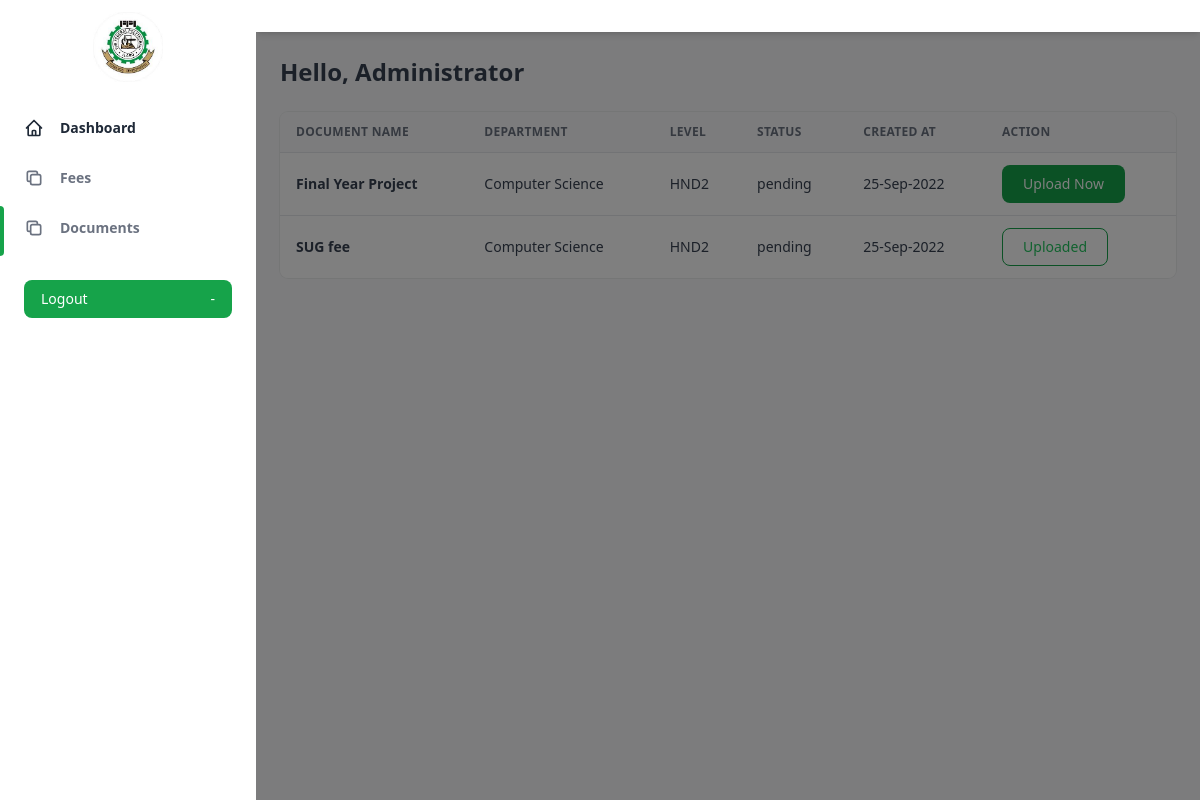
The page /student-dashboard/documents.php (signed in) on the database its author committed.
### tables this page shows
CREATE TABLE `document` (
  `id` int(11) NOT NULL,
  `name` varchar(255) NOT NULL,
  `faculty` varchar(255) NOT NULL,
  `department` varchar(255) NOT NULL,
  `level` varchar(255) NOT NULL,
  `dt` timestamp NOT NULL DEFAULT current_timestamp() ON UPDATE current_timestamp()
);

### student-dashboard/documents.php (the view, shortened to what this page needs)
<?php
  require_once "../includes/connection.php";
  $matric_no = $_SESSION['matric_no'];
  $department = "";
  $level = "";
  $select = $conn->query("SELECT * FROM student WHERE matric_no = '$matric_no'");
  while($row = $select->fetch_assoc()) {
    $department = $row['department'];
    $level = $row['level'];
  }
?>
<!DOCTYPE html>
<html :class="{ 'theme-dark': dark }" x-data="data()" lang="en">
  <head>
    <script src="https://cdn.tailwindcss.com"></script>
    <link rel="stylesheet" href="../assets/css/tailwind.output.css" />
    <link
      rel="stylesheet"
      href="https://cdnjs.cloudflare.com/ajax/libs/Chart.js/2.9.3/Chart.min.css"
    />
  </head>
  <body>
    <div
      class="flex h-screen bg-gray-50 dark:bg-gray-900"
      :class="{ 'overflow-hidden': isSideMenuOpen }"
    >
      <aside
        class="z-20 hidden w-64 overflow-y-auto bg-white dark:bg-gray-800 md:block flex-shrink-0"
      >
        <div class="py-4 text-gray-500 dark:text-gray-400">
          <a
            class="ml-6 text-lg font-bold text-gray-800 dark:text-gray-200"
            href="#"
          >
          <img src="../assets/img/fpi.jpg" alt="" style="width: 70px; height: 70px;" class="-mt-8 mx-auto">
          </a>
          <ul class="mt-6">
            <li class="relative px-6 py-3">
              <a
                class="inline-flex items-center w-full text-sm font-semibold text-gray-800 transition-colors duration-150 hover:text-gray-800 dark:hover:text-gray-200 dark:text-gray-100"
                href="index.php"
              >
                <svg
                  class="w-5 h-5"
                  aria-hidden="true"
                  fill="none"
                  stroke-linecap="round"
                  stroke-linejoin="round"
                  stroke-width="2"
                  viewBox="0 0 24 24"
                  stroke="currentColor"
                >
                  <path
                    d="M3 12l2-2m0 0l7-7 7 7M5 10v10a1 1 0 001 1h3m10-11l2 2m-2-2v10a1 1 0 01-1 1h-3m-6 0a1 1 0 001-1v-4a1 1 0 011-1h2a1 1 0 011 1v4a1 1 0 001 1m-6 0h6"
                  ></path>
                </svg>
                <span class="ml-4">Dashboard</span>
              </a>
            </li>
          </ul>
          <ul>
          <li class="relative px-6 py-3">
            <a
              class="inline-flex items-center w-full text-sm font-semibold transition-colors duration-150 hover:text-gray-800 dark:hover:text-gray-200"
              href="fees.php"
            >
              <svg
                class="w-5 h-5"
                aria-hidden="true"
                fill="none"
                stroke-linecap="round"
                stroke-linejoin="round"
                stroke-width="2"
                viewBox="0 0 24 24"
                stroke="currentColor"
              >
                <path
                  d="M8 16H6a2 2 0 01-2-2V6a2 2 0 012-2h8a2 2 0 012 2v2m-6 12h8a2 2 0 002-2v-8a2 2 0 00-2-2h-8a2 2 0 00-2 2v8a2 2 0 002 2z"
                ></path>
              </svg>
              <span class="ml-4">Fees</span>
            </a>
          </li>
            <li class="relative px-6 py-3">
              <span
                class="absolute inset-y-0 left-0 w-1 bg-green-600 rounded-tr-lg rounded-br-lg"
                aria-hidden="true"
              ></span>
              <a
                class="inline-flex items-center w-full text-sm font-semibold transition-colors duration-150 hover:text-gray-800 dark:hover:text-gray-200"
                href="documents.php"
              >
                <svg
                  class="w-5 h-5"
                  aria-hidden="true"
                  fill="none"
                  stroke-linecap="round"
                  stroke-linejoin="round"
                  stroke-width="2"
                  viewBox="0 0 24 24"
                  stroke="currentColor"
                >
                  <path
                    d="M8 16H6a2 2 0 01-2-2V6a2 2 0 012-2h8a2 2 0 012 2v2m-6 12h8a2 2 0 002-2v-8a2 2 0 00-2-2h-8a2 2 0 00-2 2v8a2 2 0 002 2z"
                  ></path>
                </svg>
                <span class="ml-4">Documents</span>
              </a>
            </li>
           </ul>
          <div class="px-6 my-6">
            <a
              href="logout.php"
              class="flex items-center justify-between w-full px-4 py-2 text-sm font-medium leading-5 text-white transition-colors duration-150 bg-green-600 border border-transparent rounded-lg active:bg-green-600 hover:bg-green-700 focus:outline-none focus:shadow-outline-green"
            >
              Logout
              <span class="ml-2" aria-hidden="true">-</span>
            </a>
          </div>
        </div>
      </aside>
      <div
        x-show="isSideMenuOpen"
        x-transition:enter="transition ease-in-out duration-150"
        x-transition:enter-start="opacity-0"
        x-transition:enter-end="opacity-100"
        x-transition:leave="transition ease-in-out duration-150"
        x-transition:leave-start="opacity-100"
        x-transition:leave-end="opacity-0"
        class="fixed inset-0 z-10 flex items-end bg-black bg-opacity-50 sm:items-center sm:justify-center"
      ></div>
      <div class="flex flex-col flex-1 w-full">
        <header class="z-10 py-4 bg-white shadow-md dark:bg-gray-800">
        </header>
        <main class="h-full overflow-y-auto">
          <div class="container px-6 mx-auto grid">
            <h2
              class="my-6 text-2xl font-semibold text-gray-700 dark:text-gray-200"
            >
              Hello, Administrator
            </h2>
            <div class="w-full overflow-hidden rounded-lg shadow-xs">
              <div class="w-full overflow-x-auto">
                <table class="w-full whitespace-no-wrap">
                  <thead>
                    <tr
                      class="text-xs font-semibold tracking-wide text-left text-gray-500 uppercase border-b dark:border-gray-700 bg-gray-50 dark:text-gray-400 dark:bg-gray-800"
                    >
                      <th class="px-4 py-3">Document name</th>
                      <th class="px-4 py-3">Department</th>
                      <th class="px-4 py-3">Level</th>
                      <th class="px-4 py-3">Status</th>
                      <th class="px-4 py-3">Created At</th>
                      <th class="px-4 py-3">Action</th>
                    </tr>
                  </thead>
                  <tbody
                    class="bg-white divide-y dark:divide-gray-700 dark:bg-gray-800"
                  >
                  <?php
                    $sel = $conn->query("SELECT * FROM document WHERE department = '$department' AND `level` = '$level'");
                    while($row = $sel->fetch_assoc()) {
                      $document_id = $row['id'];
                    ?>
                        <tr class="text-gray-700 dark:text-gray-400">
                          <td class="px-4 py-3">
                            <p class="font-semibold text-sm"><?php echo $row['name'] ?></p>
                          </td>
                          <td class="px-4 py-3 text-sm"><?php echo $row['department'] ?></td>
                          <td class="px-4 py-3 text-sm"><?php echo $row['level'] ?></td>
                          <?php
                            $select2 = $conn->query("SELECT * FROM upload_document WHERE document_id = '$document_id'");
                            if($select2->num_rows == 1) {
                              while($rows = $select2->fetch_assoc()){
                                echo " <td class='px-4 py-3 text-sm'>".$rows['status']."</td>";
                              }
                            }
                            else {
                              echo " <td class='px-4 py-3 text-sm'>pending</td>";
                            }
                          ?>
                          <td class="px-4 py-3 text-sm">
                            <?php echo date("d-M-Y", strtotime($row['dt'])) ?>
                          </td>
                          <?php
                            $sel2 = $conn->query("SELECT * FROM upload_document WHERE document_id = '$document_id' AND matric_no = '$matric_no'");
                            if($sel2->num_rows == 1) {
                            ?>
                              <td class="px-4 py-3 text-sm">
                                <a href="#uploaded">
                                    <button
                                        class="px-5 py-2 text-sm font-medium leading-5 text-green-500 transition-colors duration-150  border border-green-600 rounded-lg active:bg-green-600 hover:bg-green-700 hover:text-white focus:outline-none focus:shadow-outline-green"
                                    >
                                      Uploaded
                                    </button>
                                </a>
                              </td>
                            <?php
                            }
                            else{
                            ?>
                               <td class="px-4 py-3 text-sm">
                                  <a href="upload-document.php?document_id=<?php echo $document_id ?>&student_id=<?php echo $matric_no ?>">
                                      <button
                                          class="px-5 py-2 text-sm font-medium leading-5 text-white transition-colors duration-150 bg-green-600 border border-transparent rounded-lg active:bg-green-600 hover:bg-green-700 focus:outline-none focus:shadow-outline-green"
                                      >
                                          Upload Now
                                      </button>
                                  </a>
                                </td>
                            <?php
                            }
                          ?>
                        </tr>
                    <?php
                    }
                  ?>
                  </tbody>
                </table>
              </div>
            </div>
          </div>
        </main>
      </div>
    </div>
  </body>
</html>

### rows shown on the page
document: name "Final Year Project", department "Computer Science", level "HND2", dt "25-Sep-2022"
document: name "SUG fee", department "Computer Science", level "HND2", dt "25-Sep-2022", shows "Uploaded"
